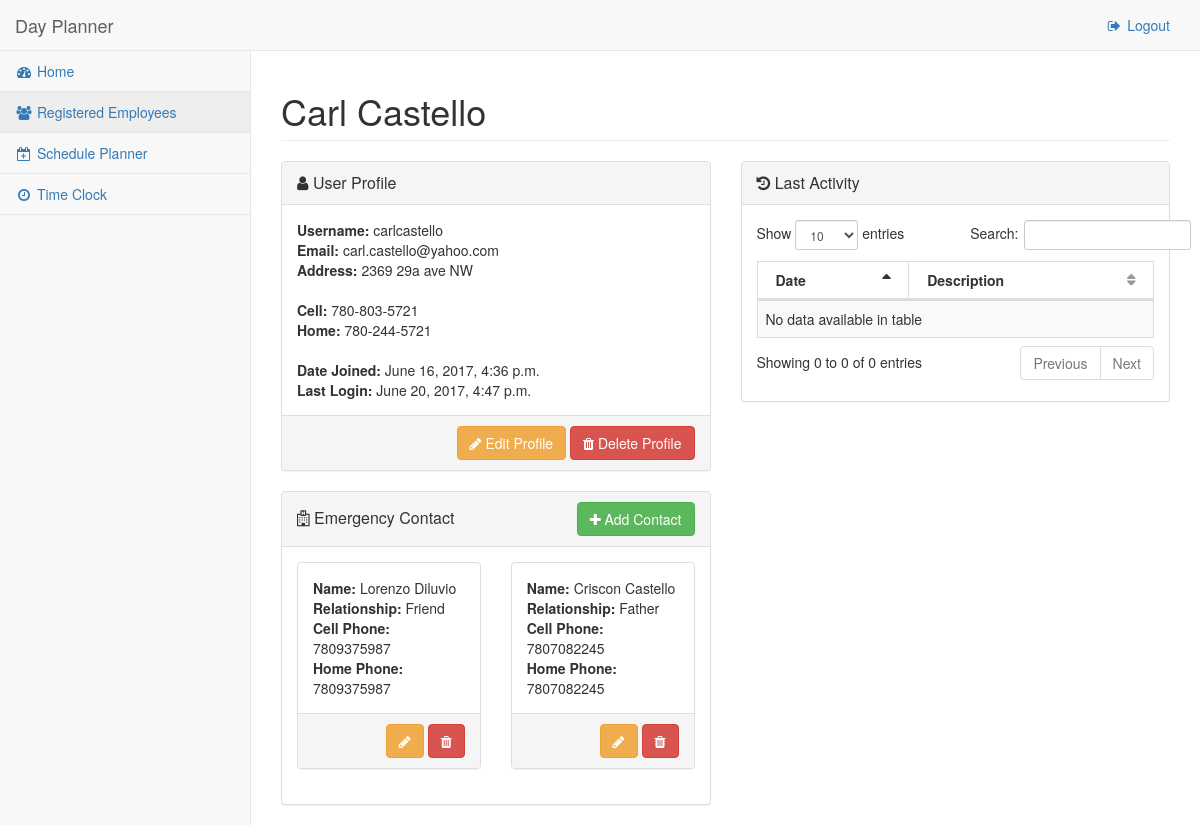
The page /app/registered-users/users/1/ on the database its author committed.
### DayPlanner/models.py (models this page shows, shortened)
class Profile(models.Model):
    user = models.OneToOneField(
        User,
        on_delete=models.CASCADE
    )
    address = models.CharField(
        max_length=100,
        blank=True
    )
    cellnumber = models.CharField(
        max_length=12,
        blank=True
    )
    homenumber = models.CharField(
        max_length=12,
        blank=True
    )

class EmergencyContact(models.Model):
    firstname = models.CharField(
        max_length=100
    )
    lastname = models.CharField(
        max_length=100
    )
    cellnumber = models.CharField(
        max_length=12,
        blank=True
    )
    relationship = models.CharField(
        max_length=12,
        blank=True
    )
    homenumber = models.CharField(
        max_length=12,
        blank=True
    )
    profile = models.ForeignKey(
        Profile,
        on_delete = models.CASCADE
    )

### DayPlanner/views.py (the view, shortened to what this page needs)
# urls.py: url(r'^registered-users/users/(?P<pk>[0-9]+)/$', views.DetailUserView.as_view(), name = 'user_detail_view'),
class DetailUserView(TemplateView):
    template_name = "DayPlanner/detail_users.html"
    delete_url = "DayPlanner:registered_users"
    modify_url = "DayPlanner:user_detail_view"
    method_decorator(csrf_protect)
    def get_context_data(self, **kwargs):
        context = super(DetailUserView, self).get_context_data(**kwargs)
        user = User.objects.get(pk = kwargs["pk"])
        profile = Profile.objects.get(user=user)
        context["profile"] = profile
        return context

### DayPlanner/templates/DayPlanner/detail_users.html (shortened to what this page needs)
{% extends 'base_cp.html' %}
{% load static %}
{% load widget_tweaks %}
{% block css %}
<link href="{% static 'css/dataTables.bootstrap.css' %}" rel="stylesheet">
<link href="{% static 'css/dataTables.responsive.css' %}" rel="stylesheet">
{% endblock %}
{% block main_content %}
<div class="row">
	<div class="col-lg-12">
		<h1 class="page-header">
			<span id="firstnameText">{{ profile.user.first_name }}</span>
			<span id="lastnameText">{{ profile.user.last_name }}</span>
		</h1>
	</div>
</div>
<div class="row">
	<div class="col-lg-6">
		<div class="row">
			<div class="col-lg-12">
				<div class="panel panel-default">
					<div class="panel-heading">
						<span class="panel-title">
							<i class="fa fa-user" aria-hidden="true"></i> User Profile
						</span>
					</div>
					<div class="panel-body">
						<strong>Username:</strong> <span id="usernameText">{{ profile.user.username }}</span>
						<br>
						<strong>Email: </strong> <span id="emailText" >{{ profile.user.email }}</span>
						<br>
						<strong>Address:</strong> <span id="addressText">{{ profile.address }}</span>
						<br>
						<br>
						<strong>Cell:</strong> <span id="cellnumberText">{{ profile.cellnumber }}</span>
						<br>
						<strong>Home:</strong> <span id="homenumberText">{{ profile.homenumber }}</span>
						<br>
						<br>
						<strong>Date Joined: </strong> {{ profile.user.date_joined }}
						<br>
						<strong>Last Login: </strong> {{ profile.user.last_login }}
					</div>
					<div class="panel-footer">
						<div class="row">
							<div class="col-lg-12 text-right">
								<a class="btn btn-warning" id ="modify-user" href="#modifyUserModal" data-toggle="modal">
								<i class="fa fa-pencil" aria-hidden="true"></i> Edit Profile
								</a>
								<a class="btn btn-danger {% if request.user.pk == profile.user.pk %} disabled {% endif %}" id="delete-article" href="#deleteUserModal" data-toggle="modal" {% if request.user.pk == profile.user.pk %} disabled {% endif %}>
								<i class="fa fa-trash" aria-hidden="true"></i>
								Delete Profile
								</a>
							</div>
						</div>
					</div>
				</div>
				<div class="panel panel-default">
					<div class="panel-heading">
						<div class="row">
						<div class="col-xs-6">
							<span class="panel-title panel-title-with-buttons">
								<i class="fa fa-hospital-o" aria-hidden="true"></i> Emergency Contact
							</span>
						</div>
						<div class="col-xs-6 text-right">
							<a class="btn btn-user-create btn-success" data-toggle="modal" href="#createContactModal">
								<i class="fa fa-plus" aria-hidden="true"></i>
								Add Contact
							</a>
						</div>
						</div>
					</div>
					<div class="panel-body">
						<div class="row">
							{% for contact in profile.emergencycontact_set.all %}
							<div class="col-lg-6">
								<div class="panel panel-default">
									<div class="panel-body">
										<strong>Name:</strong>
										<span id="contactfirstnameText">{{ contact.firstname }}</span>
										<span id="contactlastnameText">{{ contact.lastname }}</span>
										<br>
										<strong>Relationship:</strong>
										<span id="contactrelationText">{{ contact.relationship }}</span>
										<br>
										<strong>Cell Phone:</strong>
										<span id="contactfcellnumberText">{{ contact.cellnumber }}</span>
										<br>
										<strong>Home Phone:</strong>
										<span id="contactfcellnumberText">{{ contact.homenumber }}</span>
									</div>
									<div class="panel-footer text-right">
										<a href="#editContactModal" data-toggle="modal" data-id="{{ contact.id }}" data-lastname="{{ contact.lastname }}" data-firstname="{{ contact.firstname }}" data-relationship="{{ contact.relationship }}" data-cellnumber="{{ contact.cellnumber }}" data-homenumber="{{ contact.homenumber }}" class="btn btn-warning" name="editContact" id="editContact" >
											<i class="fa fa-pencil" aria-hidden="true"></i>
										</a>
										<a href="#deleteContactModal" data-toggle="modal" data-id="{{ contact.id }}" class="btn btn-danger" name="deleteContact" id="deletecontact">
											<i class="fa fa-trash" aria-hidden="true"></i>
										</a>
									</div>
								</div>
							</div>
							{% endfor %}
						</div>
					</div>
				</div>
			</div>
		</div>
	</div>
	<div class="col-lg-6">
		<div class="panel panel-default">
			<div class="panel-heading">
				<span class="panel-title">
					<i class="fa fa-history" aria-hidden="true"></i> Last Activity
				</span>
			</div>
			<div class="panel-body">
				<table width="100%" class="table table-striped table-bordered table-hover" id="dataTables">
					<thead>
						<tr>
							<th>Date</th>
							<th>Description</th>
						</tr>
					</thead>
					<tbody>
					</tbody>
				</table>
			</div>
		</div>
	</div>
</div>
{% endblock %}

### DayPlanner/static/css/sb-admin-2.css (style rules this page uses)
body { background-color: #f8f8f8; }
table.dataTable thead .sorting, table.dataTable thead .sorting_asc, table.dataTable thead .sorting_desc, table.dataTable thead .sorting_asc_disabled, table.dataTable thead .sorting_desc_disabled { background: transparent; }
table.dataTable thead .sorting_asc:after { content: "\f0de"; float: right; font-family: fontawesome; }
table.dataTable thead .sorting:after { content: "\f0dc"; float: right; font-family: fontawesome; color: rgba(50, 50, 50, 0.5); }

### DayPlanner/static/css/custom.css (style rules this page uses)
.panel-title-with-buttons { vertical-align: -webkit-baseline-middle; }

### rows shown on the page
Profile: user.first_name "Carl", user.last_name "Castello", user.username "carlcastello", user.email "carl.castello@yahoo.com", address "2369 29a ave NW", cellnumber "780-803-5721", homenumber "780-244-5721", user.date_joined "June 16, 2017, 4:36 p.m.", user.last_login "June 20, 2017, 4:47 p.m."
EmergencyContact: firstname "Lorenzo", lastname "Diluvio", relationship "Friend", cellnumber "7809375987", homenumber "7809375987"
EmergencyContact: firstname "Criscon", lastname "Castello", relationship "Father", cellnumber "7807082245", homenumber "7807082245"
